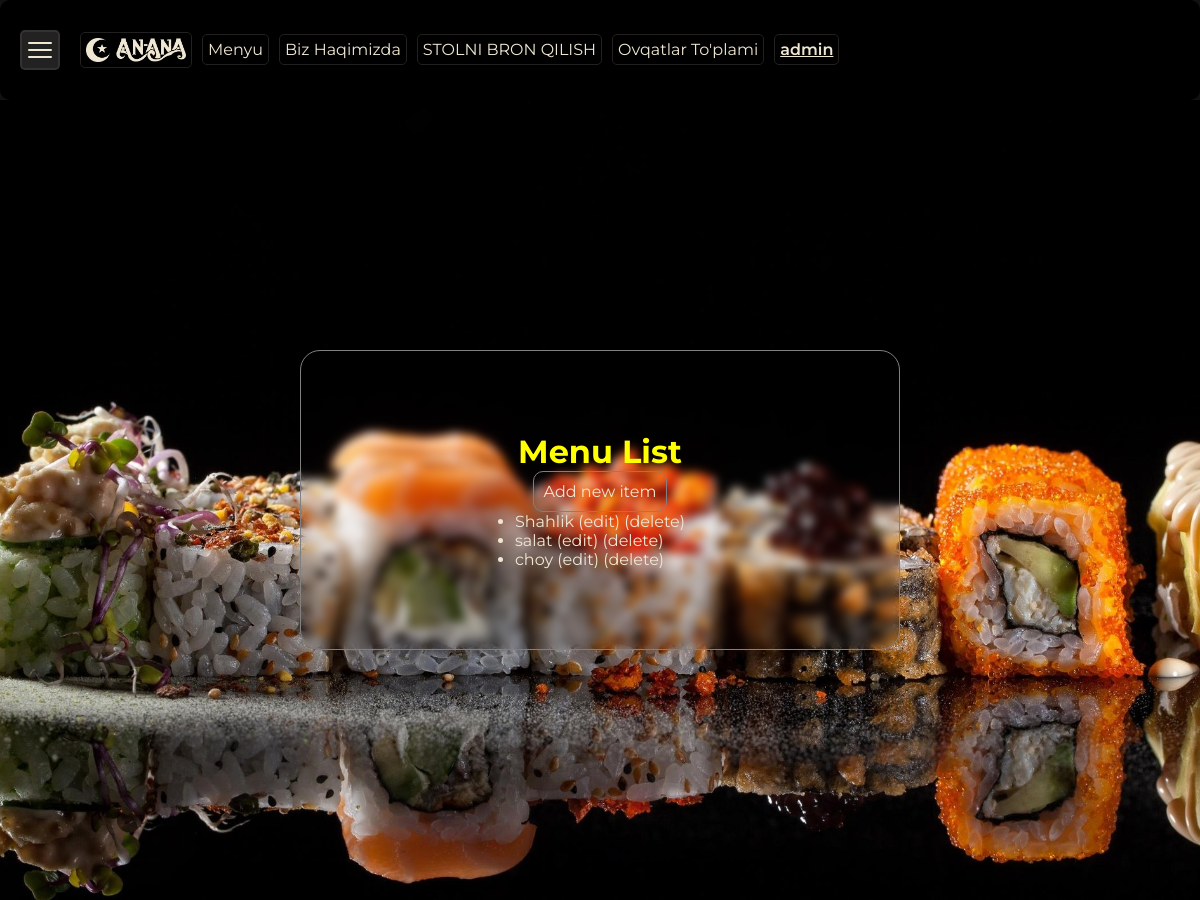
The page /menu/ (signed in) on the database its author committed.
### menu/models.py (models this page shows, shortened)
class MenuItem(models.Model):
    CHOICE_CATEGORY = [
        ('Hammasi','Hammasi'),
        ("Go'shtli","Go'shtli"),
        ('Salatlar','Salatlar'),
        ('Shirinlik','Shirinlik'),
        ('Ichimliklar','Ichimliklar')
    ]
    name = models.CharField(max_length=100)
    description = models.TextField()
    price = models.DecimalField(max_digits=5, decimal_places=2)
    available = models.BooleanField(default=True)
    category = models.CharField(max_length=15, choices=CHOICE_CATEGORY, default='Hammasi')
    image = models.ImageField(upload_to='media/', default='media/default.jpg')

### menu/views.py (the view)
# urls.py: path('', menu_list, name='menu_list'),
@login_required
def menu_list(request):
    items = MenuItem.objects.all()
    return render(request, 'menu/menu_list.html', {'items': items})

### menu/templates/menu/menu_list.html
{% extends 'base.html' %}
{% load static %}
{% block css %}
  <link rel="stylesheet" href="{% static 'css/crud_menu.css' %}" />
{% endblock %}
{% block content %}
    <div class="crud-main-1">
        <div class="main-crud">
            <h1 style="color: yellow;">Menu List</h1>
            {% if request.user.username == 'admin' %}
            <a class="add-new" href="{% url 'menu_create' %}">Add new item</a>
            {% endif %}
            <ul>
              {% for item in items %}
                <li>
                  <a href="{% url 'menu_detail' item.pk %}">{{ item.name }}</a>
                  (<a href="{% url 'menu_update' item.pk %}">edit</a>) (<a href="{% url 'menu_delete' item.pk %}">delete</a>)
                </li>
              {% endfor %}
            </ul>
          </div>
    </div>
{% endblock %}

### templates/navbar.html
{% load static %}
<div class="menu-container">
  <div class="burger-menu" id="burgerMenu">
    <div class="bar"></div>
    <div class="bar"></div>
    <div class="bar"></div>
  </div>
  <div class="main-links">
    <a href="/homepage" class="qitchen"><img width="100" src="{% static 'images/anana.png' %}" alt=""></a>
    <a href="/menu_item">Menyu</a>
    <a href="/about">Biz Haqimizda</a>
    <a href="/menu/make_reservation">STOLNI BRON QILISH</a>
    {% if request.user.username == 'admin' %}
    <a href="{% url "menu_create" %}">Ovqatlar To'plami</a>
    {% endif %}
    <a class="user" href="{% url "profile" request.user.username %}">{{request.user.username}}</a>
  </div>
</div>

### static/css/navbar.css (style rules this page uses)
* { padding: 0; margin: 0; box-sizing: border-box; font-family: "Montserrat", sans-serif; color: #EFE7D2; }
a { text-decoration: none; }
.menu-container { background-color: black; display: flex; align-items: center; padding: 10px; border-radius: 10px; color: snow; width: 100%; height: 100px; padding: 0 20px; font-family: "Montserrat", sans-serif; gap: 20px; }
.menu-container .burger-menu { width: 40px; cursor: pointer; display: flex; flex-direction: column; justify-content: center; align-items: center; background-color: #222; border-radius: 5px; height: 40px; gap: 5px; padding: 5px; border: 2px solid rgba(239, 231, 210, 0.0823529412); }
.menu-container .burger-menu .bar { height: 2px; width: 90%; background-color: #EFE7D2; border-radius: 2px; transition: all 0.3s ease; }
.menu-container .main-links { display: flex; align-items: center; justify-content: space-between; gap: 10px; }
.menu-container .main-links a { color: #EFE7D2; text-decoration: none; font-size: medium; border: 1px solid #222120; padding: 5px; border-radius: 5px; }
.menu-container .main-links a.qitchen { font-size: 35px; font-family: "Forum", serif; font-weight: 500; font-style: normal; }
.menu-container .main-links a.user { font-weight: 600; text-decoration: underline; }

### static/css/home.css (style rules this page uses)
* { padding: 0; margin: 0; box-sizing: border-box; font-family: "Montserrat", sans-serif; color: #EFE7D2; }
a { text-decoration: none; }

### static/css/profile.css (style rules this page uses)
* { padding: 0; margin: 0; box-sizing: border-box; font-family: "Montserrat", sans-serif; color: #EFE7D2; }
a { text-decoration: none; }

### static/css/crud_menu.css (style rules this page uses)
* { transition: 0.5s; }
.crud-main-1 { height: 100%; display: flex; justify-content: center; align-items: center; flex-direction: column; background-image: url('../images/welcomeImg.jpg'); background-position: center; background-repeat: no-repeat; background-size: cover; background-blend-mode: darken; }
.main-crud { color: snow; background-color: transparent; backdrop-filter: blur(5px); width: 600px; height: 300px; display: flex; justify-content: center; align-items: center; flex-direction: column; border-radius: 20px; border: 1px solid gray; }
.add-new { padding: 10px; border: 1px solid gray; border-radius: 10px; }

### rows shown on the page
MenuItem: name "Shahlik"
MenuItem: name "salat"
MenuItem: name "choy"

### other values the page prints
{{ request.user.username }} "admin"
